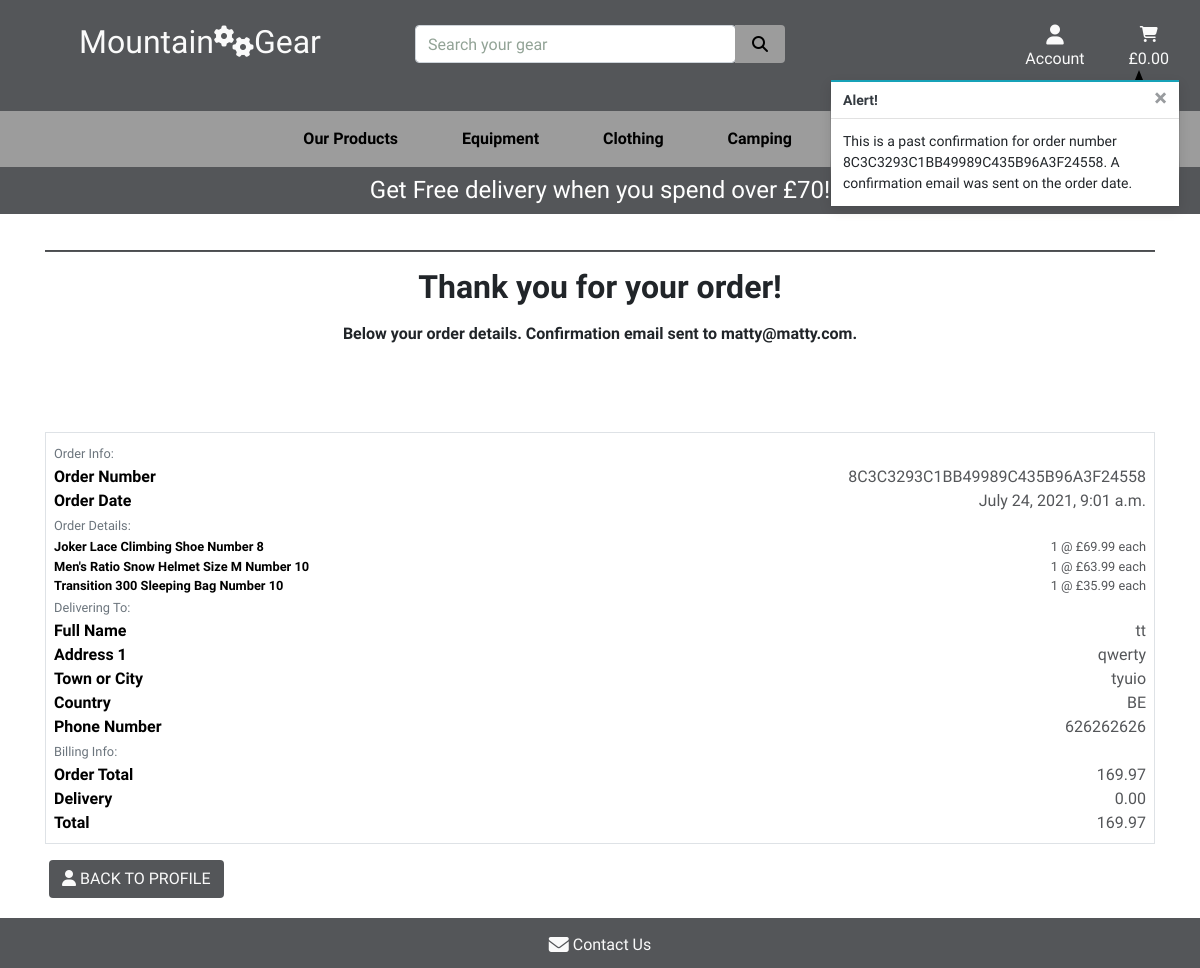
Before: /profile/order_history/8C3C3293C1BB49989C435B96A3F24558 with the older database file.
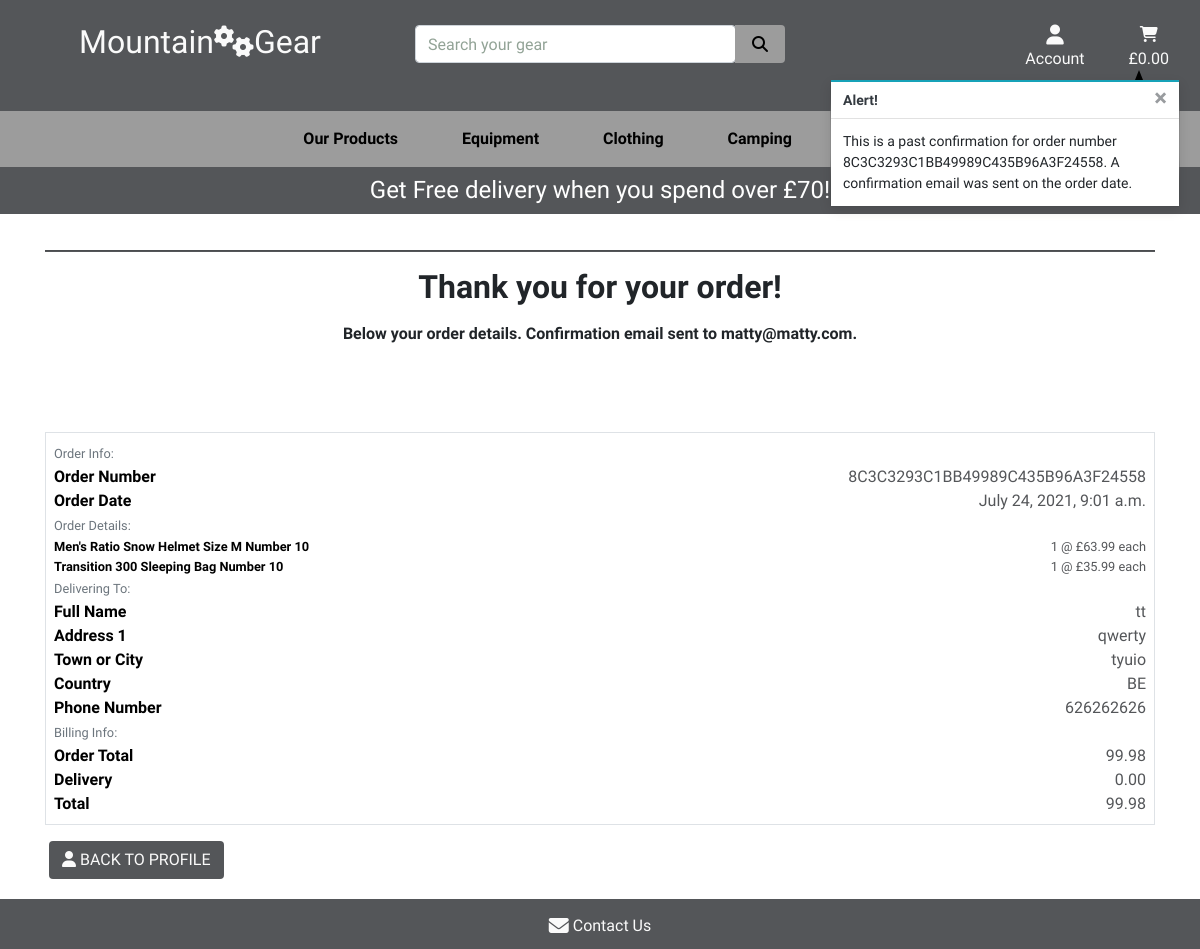
After: the same page with the newer database file.
### checkout/models.py (models this page shows, shortened)
class OrderLineItem(models.Model):
    order = models.ForeignKey(Order,
                              null=False, blank=False,
                              on_delete=models.CASCADE,
                              related_name='lineitems')
    product = models.ForeignKey(Product,
                                null=False, blank=False,
                                on_delete=models.CASCADE)
    product_size = models.CharField(max_length=2,
                                    null=True, blank=True)  # XS, S, M, L, XL
    product_number = models.CharField(max_length=2,
                                      null=True, blank=True)  # 6, 7, 8, 9, 10
    quantity = models.IntegerField(null=False, blank=False, default=0)
    lineitem_total = models.DecimalField(max_digits=6,
                                         decimal_places=2,
                                         null=False,
                                         blank=False, editable=False)

class Order(models.Model):
    order_number = models.CharField(max_length=32, null=False, editable=False)
    user_profile = models.ForeignKey(UserProfile, on_delete=models.SET_NULL,
                                     null=True, blank=True,
                                     related_name='orders')
    full_name = models.CharField(max_length=50, null=False, blank=False)
    email = models.EmailField(max_length=254, null=False, blank=False)
    phone_number = models.CharField(max_length=20, null=False, blank=False)
    country = CountryField(blank_label='Country *', null=False, blank=False)
    postcode = models.CharField(max_length=20, null=True, blank=True)
    town_or_city = models.CharField(max_length=40, null=False, blank=False)
    street_address1 = models.CharField(max_length=80, null=False, blank=False)
    street_address2 = models.CharField(max_length=80, null=True, blank=True)
    county = models.CharField(max_length=80, null=True, blank=True)
    date = models.DateTimeField(auto_now_add=True)
    delivery_cost = models.DecimalField(max_digits=6,
                                        decimal_places=2,
                                        null=False, default=0)
    order_total = models.DecimalField(max_digits=10,
                                      decimal_places=2, null=False, default=0)
    sum_total = models.DecimalField(max_digits=10,
                                    decimal_places=2, null=False, default=0)
    original_cart = models.TextField(null=False, blank=False, default='')
    stripe_pid = models.CharField(max_length=254, null=False,
                                  blank=False, default='')

### products/models.py (models this page shows, shortened)
class Product(models.Model):
    category = models.ForeignKey('Category', null=True, blank=True,
                                 on_delete=models.SET_NULL)
    sku = models.CharField(max_length=254, null=True, blank=True)
    name = models.CharField(max_length=254)
    description = models.TextField()
    has_sizes = models.BooleanField(default=False, null=True, blank=True)
    has_numbers = models.BooleanField(default=False, null=True, blank=True)
    price = models.DecimalField(max_digits=6, decimal_places=2)
    rating = models.DecimalField(max_digits=6, decimal_places=2)
    image = models.ImageField(null=True, blank=True)

### profiles/views.py (the view)
# urls.py: path('order_history/<order_number>',
def order_history(request, order_number):
    order = get_object_or_404(Order, order_number=order_number)
    messages.info(request, (
        f'This is a past confirmation for order number {order_number}. '
        'A confirmation email was sent on the order date.'
    ))
    template = 'checkout/checkout_success.html'
    context = {
        'order': order,
        'from_profile': True,
    }
    return render(request, template, context)

### cart/contexts.py (called while the page is built, shortened)
def cart_contents(request):
    cart_items = []
    total = 0
    product_count = 0
    cart = request.session.get('cart', {})
    if total < settings.FREE_DELIVERY_THRESHOLD:
        delivery = total * Decimal(settings.STANDARD_DELIVERY_PERCENTAGE / 100)
        free_delivery_delta = settings.FREE_DELIVERY_THRESHOLD - total
    else:
        delivery = 0
        free_delivery_delta = 0
    sum_total = delivery + total
    context = {
        'cart_items': cart_items,
        'total': total,
        'product_count': product_count,
        'delivery': delivery,
        'free_delivery_delta': free_delivery_delta,
        'free_delivery_threshold': settings.FREE_DELIVERY_THRESHOLD,
        'sum_total': sum_total,
    }
    return context

### checkout/templates/checkout/checkout_success.html (shortened to what the changed rows need)
{% extends "base.html" %}
{% load static %}
{% block content %}
    <div class="container container-success">
        <div class="row ">
            <div class="col col-success">
                <hr>
                <h2 class="text-center mb-3 font-weight-bold">Thank you for your order!</h2>
                <p class="text-center font-weight-bold"> Below your order details. Confirmation email sent to {{ order.email }}.</p>
            </div>
        </div>
        <div class="row">
            <div class="col-12">
                <div class="order-confirmation-wrapper p-2 border">
                    <div class="row">
                        <div class="col-12 col-md-8 text-md-right">
                            <p class="mb-0">{{ order.order_number }}</p>
                        </div>
                    </div>
                    <div class="row">
                        <div class="col-12 col-md-8 text-md-right">
                            <p class="mb-0">{{ order.date }}</p>
                        </div>
                    </div>
                    {% for item in order.lineitems.all %}
                    <div class="row">
                        <div class="col-12 col-md-4">
                            <p class="small mb-0 text-black font-weight-bold">
                                {{ item.product.name }}
                                {% if item.product_size %}Size {{ item.product_size|upper }}{% endif %}
                                {% if item.product_number %}Number {{ item.product_number }}{% endif %}
                            </p>
                        </div>
                        <div class="col-12 col-md-8 text-md-right">
                            <p class="small mb-0">{{ item.quantity }} @ £{{ item.product.price }} each</p>
                        </div>
                    </div>
                    {% endfor %}
                    <div class="row">
                        <div class="col-12 col-md-8 text-md-right">
                            <p class="mb-0">{{ order.full_name }}</p>
                        </div>
                    </div>
                    <div class="row">
                        <div class="col-12 col-md-8 text-md-right">
                            <p class="mb-0">{{ order.street_address1 }}</p>
                        </div>
                    </div>
                    <div class="row">
                        <div class="col-12 col-md-8 text-md-right">
                            <p class="mb-0">{{ order.town_or_city }}</p>
                        </div>
                    </div>
                    <div class="row">
                        <div class="col-12 col-md-8 text-md-right">
                            <p class="mb-0">{{ order.country }}</p>
                        </div>
                    </div>
                    <div class="row">
                        <div class="col-12 col-md-8 text-md-right">
                            <p class="mb-0">{{ order.phone_number }}</p>
                        </div>
                    </div>
                    <div class="row">
                        <div class="col-12 col-md-8 text-md-right">
                            <p class="mb-0">{{ order.order_total }}</p>
                        </div>
                    </div>
                    <div class="row">
                        <div class="col-12 col-md-8 text-md-right">
                            <p class="mb-0">{{ order.delivery_cost }}</p>
                        </div>
                    </div>
                    <div class="row">
                        <div class="col-12 col-md-8 text-md-right">
                            <p class="mb-0">{{ order.sum_total }}</p>
                        </div>
                    </div>
                </div>
            </div>
        </div>
    </div>
{% endblock %}

Changed rows visible on the page:
removed OrderLineItem: product.name "Joker Lace Climbing Shoe", product_number "8", quantity "1", product.price "69.99"
changed Order "matty@matty.com": order_total "169.97" → "99.98"; sum_total "169.97" → "99.98"
